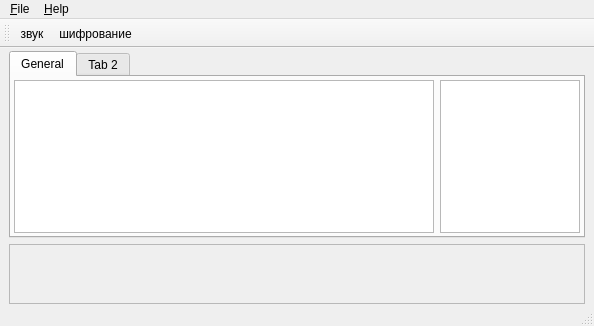
<?xml version="1.0" encoding="UTF-8"?>
<ui version="4.0">
 <class>MainWindow</class>
 <widget class="QMainWindow" name="MainWindow">
  <property name="geometry">
   <rect>
    <x>0</x>
    <y>0</y>
    <width>594</width>
    <height>326</height>
   </rect>
  </property>
  <property name="sizePolicy">
   <sizepolicy hsizetype="Preferred" vsizetype="Preferred">
    <horstretch>0</horstretch>
    <verstretch>1</verstretch>
   </sizepolicy>
  </property>
  <property name="windowTitle">
   <string>QChat v0.5</string>
  </property>
  <property name="toolButtonStyle">
   <enum>Qt::ToolButtonIconOnly</enum>
  </property>
  <property name="documentMode">
   <bool>false</bool>
  </property>
  <widget class="QWidget" name="centralWidget">
   <property name="sizePolicy">
    <sizepolicy hsizetype="Preferred" vsizetype="Preferred">
     <horstretch>0</horstretch>
     <verstretch>1</verstretch>
    </sizepolicy>
   </property>
   <layout class="QVBoxLayout" name="verticalLayout">
    <property name="spacing">
     <number>6</number>
    </property>
    <property name="leftMargin">
     <number>9</number>
    </property>
    <property name="topMargin">
     <number>3</number>
    </property>
    <property name="rightMargin">
     <number>9</number>
    </property>
    <property name="bottomMargin">
     <number>0</number>
    </property>
    <item>
     <widget class="QTabWidget" name="tabWidget">
      <property name="enabled">
       <bool>true</bool>
      </property>
      <property name="autoFillBackground">
       <bool>false</bool>
      </property>
      <property name="tabPosition">
       <enum>QTabWidget::North</enum>
      </property>
      <property name="tabShape">
       <enum>QTabWidget::Rounded</enum>
      </property>
      <property name="currentIndex">
       <number>0</number>
      </property>
      <property name="elideMode">
       <enum>Qt::ElideNone</enum>
      </property>
      <property name="documentMode">
       <bool>false</bool>
      </property>
      <property name="tabsClosable">
       <bool>false</bool>
      </property>
      <property name="movable">
       <bool>false</bool>
      </property>
      <widget class="QWidget" name="tab">
       <attribute name="title">
        <string>General</string>
       </attribute>
       <layout class="QHBoxLayout" name="horizontalLayout">
        <property name="leftMargin">
         <number>3</number>
        </property>
        <property name="topMargin">
         <number>3</number>
        </property>
        <property name="rightMargin">
         <number>3</number>
        </property>
        <property name="bottomMargin">
         <number>3</number>
        </property>
        <item>
         <widget class="QWidget" name="wd_out" native="true">
          <property name="enabled">
           <bool>true</bool>
          </property>
          <layout class="QHBoxLayout" name="horizontalLayout_2">
           <property name="leftMargin">
            <number>0</number>
           </property>
           <property name="topMargin">
            <number>0</number>
           </property>
           <property name="rightMargin">
            <number>0</number>
           </property>
           <property name="bottomMargin">
            <number>0</number>
           </property>
           <item>
            <widget class="QTextEdit" name="te_message">
             <property name="enabled">
              <bool>true</bool>
             </property>
             <property name="sizePolicy">
              <sizepolicy hsizetype="Expanding" vsizetype="Expanding">
               <horstretch>3</horstretch>
               <verstretch>2</verstretch>
              </sizepolicy>
             </property>
             <property name="autoFillBackground">
              <bool>false</bool>
             </property>
             <property name="readOnly">
              <bool>true</bool>
             </property>
            </widget>
           </item>
           <item>
            <widget class="QListWidget" name="lw_users">
             <property name="sizePolicy">
              <sizepolicy hsizetype="Expanding" vsizetype="Expanding">
               <horstretch>1</horstretch>
               <verstretch>2</verstretch>
              </sizepolicy>
             </property>
             <property name="maximumSize">
              <size>
               <width>150</width>
               <height>16777215</height>
              </size>
             </property>
            </widget>
           </item>
          </layout>
         </widget>
        </item>
       </layout>
      </widget>
      <widget class="QWidget" name="tab_2">
       <property name="enabled">
        <bool>false</bool>
       </property>
       <attribute name="title">
        <string>Tab 2</string>
       </attribute>
      </widget>
     </widget>
    </item>
    <item>
     <widget class="QTextEdit" name="te_input">
      <property name="enabled">
       <bool>false</bool>
      </property>
      <property name="sizePolicy">
       <sizepolicy hsizetype="Expanding" vsizetype="Expanding">
        <horstretch>1</horstretch>
        <verstretch>1</verstretch>
       </sizepolicy>
      </property>
      <property name="maximumSize">
       <size>
        <width>16777215</width>
        <height>60</height>
       </size>
      </property>
     </widget>
    </item>
   </layout>
  </widget>
  <widget class="QMenuBar" name="menuBar">
   <property name="geometry">
    <rect>
     <x>0</x>
     <y>0</y>
     <width>594</width>
     <height>20</height>
    </rect>
   </property>
   <widget class="QMenu" name="menu_File">
    <property name="title">
     <string>&amp;File</string>
    </property>
    <addaction name="act_connect"/>
    <addaction name="act_disconnect"/>
    <addaction name="act_test"/>
    <addaction name="act_setting"/>
    <addaction name="separator"/>
    <addaction name="act_exit"/>
   </widget>
   <widget class="QMenu" name="menu_Help">
    <property name="title">
     <string>&amp;Help</string>
    </property>
    <addaction name="act_About"/>
   </widget>
   <addaction name="menu_File"/>
   <addaction name="menu_Help"/>
  </widget>
  <widget class="QToolBar" name="mainToolBar">
   <property name="enabled">
    <bool>true</bool>
   </property>
   <property name="acceptDrops">
    <bool>false</bool>
   </property>
   <property name="windowTitle">
    <string>настройки</string>
   </property>
   <property name="layoutDirection">
    <enum>Qt::LeftToRight</enum>
   </property>
   <property name="autoFillBackground">
    <bool>false</bool>
   </property>
   <property name="movable">
    <bool>true</bool>
   </property>
   <property name="allowedAreas">
    <set>Qt::AllToolBarAreas</set>
   </property>
   <property name="iconSize">
    <size>
     <width>24</width>
     <height>24</height>
    </size>
   </property>
   <attribute name="toolBarArea">
    <enum>TopToolBarArea</enum>
   </attribute>
   <attribute name="toolBarBreak">
    <bool>false</bool>
   </attribute>
   <addaction name="act_sound"/>
   <addaction name="act_crypt"/>
  </widget>
  <widget class="QStatusBar" name="statusBar"/>
  <action name="act_connect">
   <property name="text">
    <string>Соединение</string>
   </property>
   <property name="shortcut">
    <string>Ctrl+C</string>
   </property>
   <property name="shortcutContext">
    <enum>Qt::WindowShortcut</enum>
   </property>
  </action>
  <action name="act_setting">
   <property name="text">
    <string>Настрнойки</string>
   </property>
   <property name="toolTip">
    <string>Открыть окно настроек</string>
   </property>
   <property name="shortcut">
    <string>Ctrl+S</string>
   </property>
   <property name="shortcutContext">
    <enum>Qt::WindowShortcut</enum>
   </property>
  </action>
  <action name="act_exit">
   <property name="text">
    <string>Выход</string>
   </property>
   <property name="shortcut">
    <string>Ctrl+Q</string>
   </property>
   <property name="shortcutContext">
    <enum>Qt::ApplicationShortcut</enum>
   </property>
  </action>
  <action name="act_sound">
   <property name="checkable">
    <bool>true</bool>
   </property>
   <property name="text">
    <string>звук</string>
   </property>
  </action>
  <action name="act_disconnect">
   <property name="enabled">
    <bool>false</bool>
   </property>
   <property name="text">
    <string>Отключиться</string>
   </property>
  </action>
  <action name="act_crypt">
   <property name="checkable">
    <bool>true</bool>
   </property>
   <property name="icon">
    <iconset resource="resource.qrc">
     <normaloff>:/icon/resource/icon/encrypt.ico</normaloff>
     <normalon>:/icon/resource/icon/noEncrypt.ico</normalon>
     <disabledoff>:/icon/resource/icon/noEncrypt.ico</disabledoff>:/icon/resource/icon/encrypt.ico</iconset>
   </property>
   <property name="text">
    <string>шифрование</string>
   </property>
  </action>
  <action name="act_About">
   <property name="text">
    <string>&amp;About</string>
   </property>
  </action>
  <action name="act_test">
   <property name="checkable">
    <bool>true</bool>
   </property>
   <property name="text">
    <string>Панель инструментов</string>
   </property>
  </action>
 </widget>
 <layoutdefault spacing="6" margin="11"/>
 <resources>
  <include location="resource.qrc"/>
 </resources>
 <connections>
  <connection>
   <sender>act_exit</sender>
   <signal>triggered()</signal>
   <receiver>MainWindow</receiver>
   <slot>close()</slot>
   <hints>
    <hint type="sourcelabel">
     <x>-1</x>
     <y>-1</y>
    </hint>
    <hint type="destinationlabel">
     <x>313</x>
     <y>200</y>
    </hint>
   </hints>
  </connection>
 </connections>
 <slots>
  <slot>showHideToolBar()</slot>
 </slots>
</ui>
